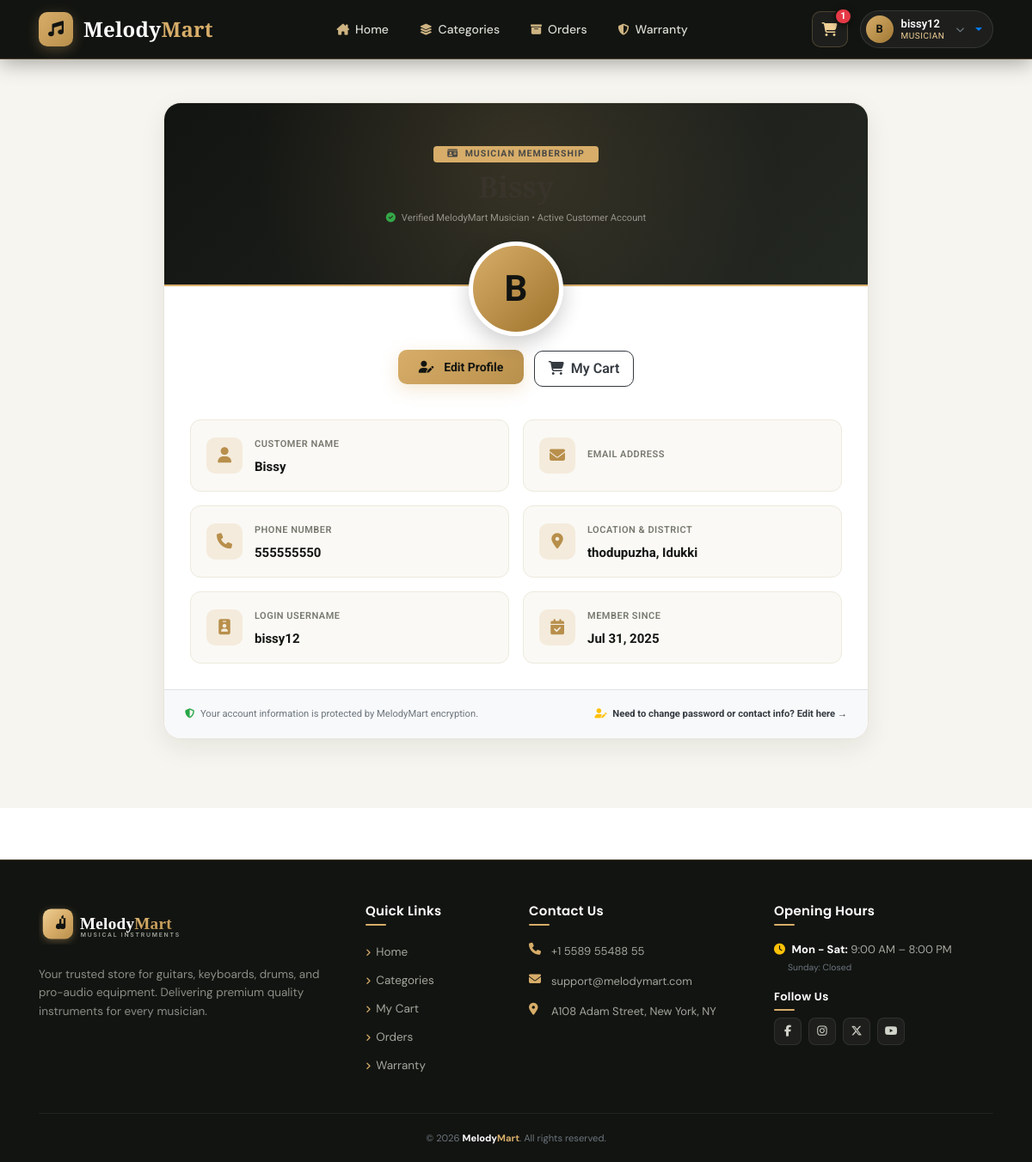
The app's page /Customer/viewprofile.php (signed in) with its own data.
### tables this page shows
CREATE TABLE IF NOT EXISTS `tbl_customer` (
  `customer_id` int NOT NULL AUTO_INCREMENT,
  `customer_name` varchar(50) NOT NULL,
  `location_id` int NOT NULL,
  `phone_no` bigint NOT NULL,
  `email` varchar(50) NOT NULL,
  `username` varchar(50) NOT NULL,
  `password` varchar(50) NOT NULL,
  `reg_date` date NOT NULL,
  PRIMARY KEY (`customer_id`),
  UNIQUE KEY `unique_customer_username` (`username`),
  KEY `idx_customer_location` (`location_id`)
);

CREATE TABLE IF NOT EXISTS `tbl_location` (
  `location_id` int NOT NULL AUTO_INCREMENT,
  `location_name` varchar(50) NOT NULL,
  `district_id` int NOT NULL,
  PRIMARY KEY (`location_id`),
  KEY `idx_location_district` (`district_id`)
);

CREATE TABLE IF NOT EXISTS `tbl_district` (
  `district_id` int NOT NULL AUTO_INCREMENT,
  `district_name` varchar(50) NOT NULL,
  PRIMARY KEY (`district_id`)
);

### dboperation.php (called while the page is built, shortened)
<?php
if (!class_exists('dboperation')) {
    class dboperation
    {
        public $con, $res;
        function __construct()
        {
            $this->con = mysqli_connect("localhost", "root", "", "db_orchestraone");
        }
        public function executequery($sql)
        {
            $this->res = mysqli_query($this->con, $sql);
            return $this->res;
        }
    }
}
?>

### Customer/viewprofile.php (the view, shortened to what this page needs)
<?php
include("header.php");
include_once("../dboperation.php");
$obj = new dboperation();
$customerid = (int)$_SESSION['customer_id'];
$sql = "SELECT c.*, l.location_name, d.district_name
        FROM tbl_customer c
        LEFT JOIN tbl_location l ON l.location_id = c.location_id
        LEFT JOIN tbl_district d ON d.district_id = l.district_id
        WHERE c.customer_id = '$customerid'";
$res = $obj->executequery($sql);
$r = mysqli_fetch_assoc($res);
$initial = strtoupper(substr($r['customer_name'] ?? 'M', 0, 1));
?>
<div class="profile-wrapper-luxury">
    <div class="container">
        <div class="profile-card-luxury">
            <div class="profile-banner-header">
                <span class="badge badge-warning px-3 py-1 mb-2 text-dark font-weight-bold" style="background: #d7ad69; letter-spacing: 1px;">
                    <i class="fa-solid fa-id-card mr-1"></i> MUSICIAN MEMBERSHIP
                </span>
                <h2 style="font-family: 'Playfair Display', Georgia, serif; font-size: 34px; font-weight: 700; margin-bottom: 5px;">
                </h2>
                <p class="text-white-50 small mb-0">
                    <i class="fa-solid fa-circle-check text-success mr-1"></i> Verified MelodyMart Musician &bull; Active Customer Account
                </p>
            </div>
            <div class="text-center">
                <div class="profile-avatar-large">
                    <?php echo $initial; ?>
                </div>
            </div>
            <div class="text-center mt-3 mb-2">
                <a href="profileedit.php?cid=<?php echo (int)$r['customer_id']; ?>" class="btn-hero-gold px-4 py-2">
                    <i class="fa-solid fa-user-pen mr-1"></i> Edit Profile
                </a>
                <a href="cartview.php" class="btn btn-outline-dark ml-2 px-3 py-2" style="border-radius: 10px; font-weight: 600;">
                    <i class="fa-solid fa-cart-shopping mr-1"></i> My Cart
                </a>
            </div>
            <div class="profile-detail-grid">
                <div class="profile-detail-item">
                    <div class="item-icon">
                        <i class="fa-solid fa-user"></i>
                    </div>
                    <div>
                        <div class="item-label">Customer Name</div>
                        <div class="item-val"><?php echo htmlspecialchars($r['customer_name']); ?></div>
                    </div>
                </div>
                <div class="profile-detail-item">
                    <div class="item-icon">
                        <i class="fa-solid fa-envelope"></i>
                    </div>
                    <div>
                        <div class="item-label">Email Address</div>
                    </div>
                </div>
                <div class="profile-detail-item">
                    <div class="item-icon">
                        <i class="fa-solid fa-phone"></i>
                    </div>
                    <div>
                        <div class="item-label">Phone Number</div>
                        <div class="item-val"><?php echo htmlspecialchars($r['phone_no']); ?></div>
                    </div>
                </div>
                <div class="profile-detail-item">
                    <div class="item-icon">
                        <i class="fa-solid fa-location-dot"></i>
                    </div>
                    <div>
                        <div class="item-label">Location &amp; District</div>
                        <div class="item-val">
                            <?php
                            $loc = !empty($r['location_name']) ? htmlspecialchars($r['location_name']) : 'Not set';
                            $dist = !empty($r['district_name']) ? htmlspecialchars($r['district_name']) : '';
                            echo $dist ? "$loc, $dist" : $loc;
                            ?>
                        </div>
                    </div>
                </div>
                <div class="profile-detail-item">
                    <div class="item-icon">
                        <i class="fa-solid fa-id-badge"></i>
                    </div>
                    <div>
                        <div class="item-label">Login Username</div>
                        <div class="item-val"><?php echo htmlspecialchars($r['username']); ?></div>
                    </div>
                </div>
                <div class="profile-detail-item">
                    <div class="item-icon">
                        <i class="fa-solid fa-calendar-check"></i>
                    </div>
                    <div>
                        <div class="item-label">Member Since</div>
                        <div class="item-val">
                            <?php
                            echo !empty($r['reg_date']) ? date('M d, Y', strtotime($r['reg_date'])) : 'Verified Member';
                            ?>
                        </div>
                    </div>
                </div>
            </div>
            <div class="p-3 bg-light border-top text-center d-flex justify-content-between align-items-center flex-wrap px-4">
                <span class="text-muted small">
                    <i class="fa-solid fa-shield-halved mr-1 text-success"></i> Your account information is protected by MelodyMart encryption.
                </span>
                <a href="profileedit.php?cid=<?php echo (int)$r['customer_id']; ?>" class="text-dark font-weight-bold small">
                    <i class="fa-solid fa-user-pen mr-1 text-warning"></i> Need to change password or contact info? Edit here &rarr;
                </a>
            </div>
        </div>
    </div>
</div>
<?php
include("footer.php");
?>

### Customer/css/customer-theme.css (style rules this page uses)
:root { --mm-dark: #121411; --mm-dark-soft: #1a1d18; --mm-dark-elevated: #242822; --mm-dark-card: #171a15; --mm-gold: #d7ad69; --mm-gold-light: #efcf96; --mm-gold-dark: #b88f4b; --mm-cream: #f7f5ef; --mm-cream-dark: #ede9dc; --mm-white: #ffffff; --mm-muted: #77796f; --mm-muted-light: #a4a69e; --mm-text: #272a25; --mm-border: #e8e5dc; --mm-border-dark: rgba(255, 255, 255, 0.08); --mm-border-gold: rgba(215, 173, 105, 0.3); --mm-font-body: 'DM Sans', -apple-system, BlinkMacSystemFont, "Segoe UI", Roboto, sans-serif; --mm-font-heading: 'Playfair Display', Georgia, serif; --mm-shadow-sm: 0 4px 12px rgba(18, 20, 17, 0.05); --mm-shadow-md: 0 10px 30px rgba(18, 20, 17, 0.08); --mm-shadow-lg: 0 18px 45px rgba(18, 20, 17, 0.12); }
.btn-hero-gold { background: linear-gradient(135deg, #d7ad69 0%, #b88f4b 100%); color: #121411 !important; font-weight: 700; padding: 12px 24px; border-radius: 10px; border: none; box-shadow: 0 6px 20px rgba(215, 173, 105, 0.3); transition: all 0.3s ease; text-decoration: none !important; display: inline-flex; align-items: center; gap: 8px; }
.profile-wrapper-luxury { background: var(--mm-cream); min-height: 70vh; padding: 50px 0 80px; }
.profile-card-luxury { background: #ffffff; border-radius: 20px; border: 1px solid var(--mm-border); box-shadow: var(--mm-shadow-md); overflow: hidden; max-width: 820px; margin: 0 auto; }
.profile-banner-header { background: linear-gradient(135deg, #121411 0%, #242822 100%); padding: 45px 30px 65px; position: relative; color: #ffffff; text-align: center; border-bottom: 2px solid var(--mm-gold); }
.profile-banner-header::before { content: ''; position: absolute; inset: 0; background: radial-gradient(circle at 50% 30%, rgba(215, 173, 105, 0.15), transparent 70%); }
.profile-avatar-large { width: 110px; height: 110px; border-radius: 50%; background: linear-gradient(135deg, #d7ad69 0%, #9e742c 100%); color: #121411; font-size: 42px; font-weight: 700; display: inline-grid; place-items: center; border: 5px solid #ffffff; box-shadow: 0 8px 25px rgba(0, 0, 0, 0.2); margin-top: -55px; position: relative; z-index: 2; }
.profile-detail-grid { display: grid; grid-template-columns: repeat(auto-fit, minmax(260px, 1fr)); gap: 16px; padding: 30px; }
.profile-detail-item { background: #faf9f5; border: 1px solid #ede9dc; border-radius: 12px; padding: 16px 18px; display: flex; align-items: center; gap: 14px; }
.profile-detail-item .item-icon { width: 42px; height: 42px; border-radius: 10px; background: rgba(215, 173, 105, 0.18); color: var(--mm-gold-dark); display: grid; place-items: center; font-size: 18px; flex-shrink: 0; }
.profile-detail-item .item-label { font-size: 11px; text-transform: uppercase; letter-spacing: 0.5px; color: var(--mm-muted); font-weight: 600; margin-bottom: 2px; }
.profile-detail-item .item-val { font-size: 15px; font-weight: 700; color: var(--mm-dark); word-break: break-all; }

### records on screen
tbl_customer: customer_name "B", customer_name "Bissy", phone_no "555555550", location.location_name "thodupuzha", tbl_district.district_name "Idukki", username "bissy12", reg_date "Jul 31, 2025"

### other values on screen
$cartCount "1"
$activeCustomerInitial "B"
$activeCustomerName "bissy12"
